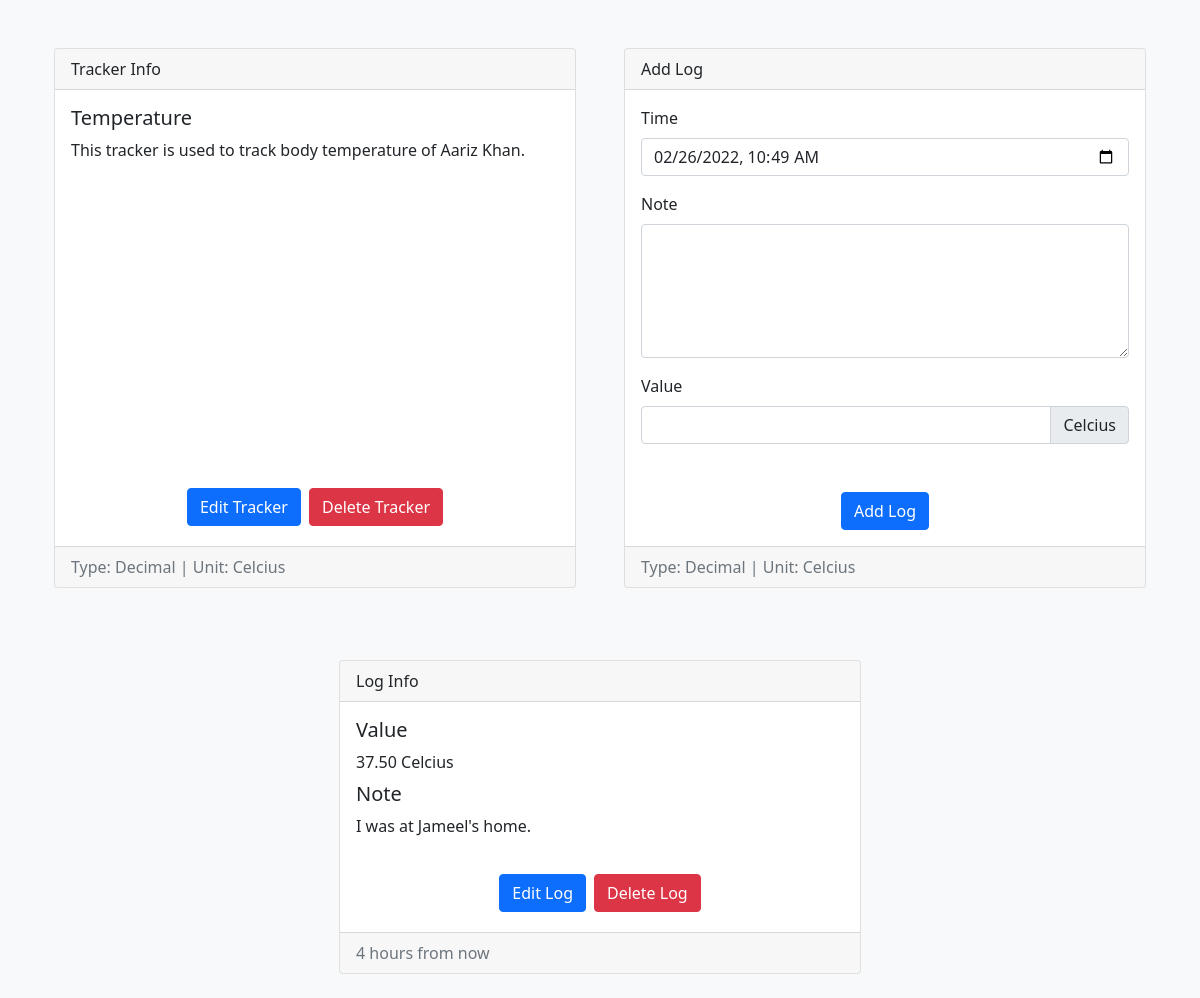
/trackers/view?id=10 (signed in), run on an earlier commit of the app's database.
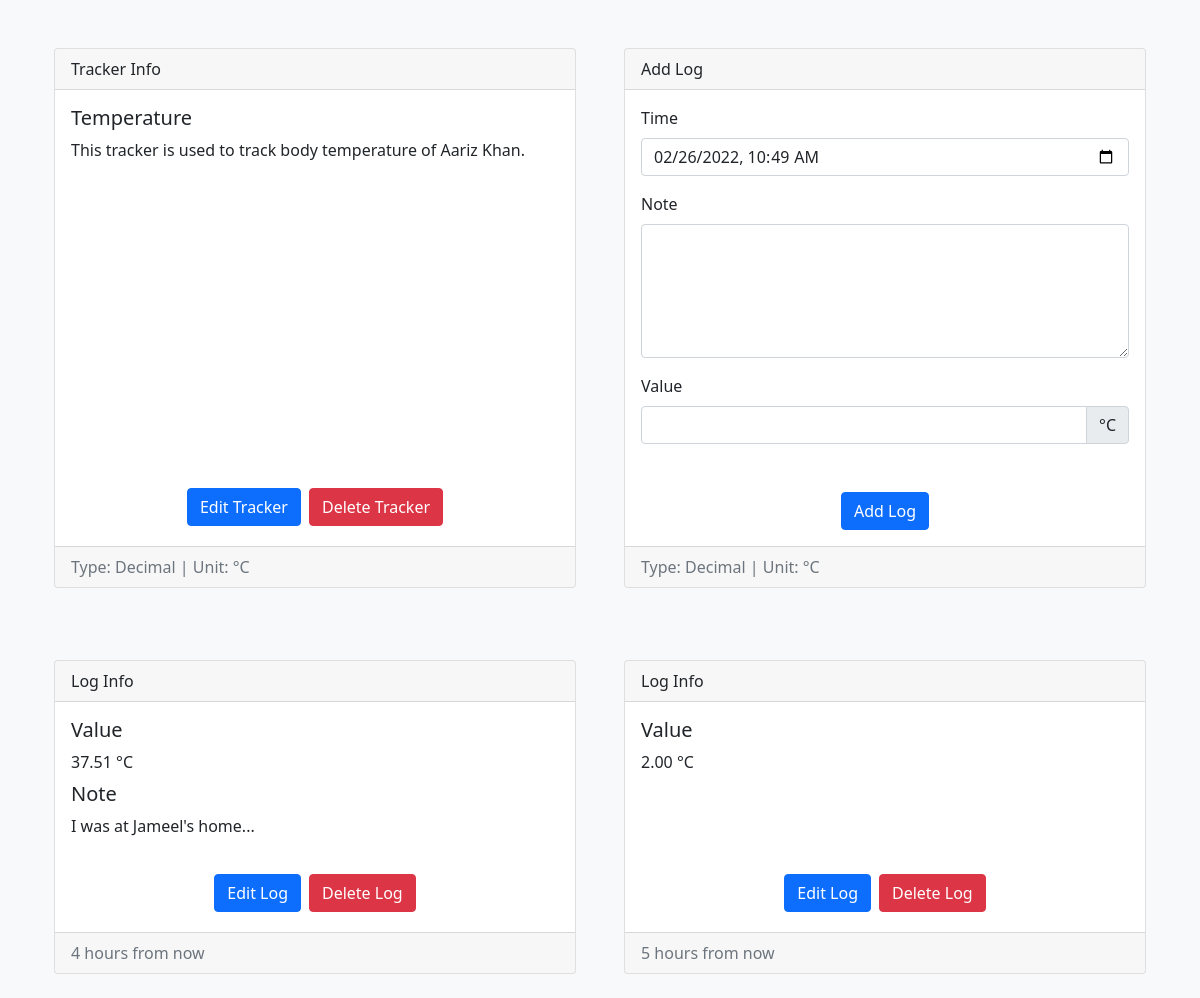
And on a later commit of the database.
### models/models.py (models this page shows)
class TrackerModel(db.Model):
    __tablename__ = "trackers"
    t_id = db.Column(db.Integer(), primary_key=True)
    t_name = db.Column(db.String(64), nullable=False)
    t_desc = db.Column(db.String(256))
    t_type = db.Column(db.Integer(), db.ForeignKey("tracker_types.tt_id", ondelete="CASCADE"), nullable=False)
    t_user = db.Column(db.Integer(), db.ForeignKey("users.id", ondelete="CASCADE"), nullable=False)
    t_type_name = db.relationship("TrackerTypes", uselist=False)
    t_unit = db.relationship("TrackerUnit", cascade="all, delete", uselist=False)
    t_options = db.relationship("TrackerOptions", cascade="all, delete")
    t_logs = db.relationship("TrackerLogs", cascade="all, delete")

class TrackerTypes(db.Model):
    __tablename__ = "tracker_types"
    tt_id = db.Column(db.Integer(), primary_key=True, autoincrement=True)
    tt_name = db.Column(db.String(64), unique=True, nullable=False)

class TrackerUnit(db.Model):
    __tablename__ = "tracker_unit"
    tu_id = db.Column(db.Integer(), primary_key=True, autoincrement=True)
    tu_name = db.Column(db.String(16), nullable=False)
    tu_tracker = db.Column(db.Integer(), db.ForeignKey("trackers.t_id", ondelete="CASCADE"), nullable=False)

class TrackerLogs(db.Model):
    __tablename__ = "tracker_logs"
    tl_id = db.Column(db.Integer(), primary_key=True, autoincrement=True)
    tl_time = db.Column(db.DateTime(), nullable=False)
    tl_note = db.Column(db.String(256))
    tl_tracker = db.Column(db.Integer(), db.ForeignKey("trackers.t_id", ondelete="CASCADE"), nullable=False)
    tl_vals = db.relationship("TrackerValues", cascade="all, delete")

class TrackerValues(db.Model):
    __tablename__ = "tracker_vals"
    tv_id = db.Column(db.Integer(), primary_key=True, autoincrement=True)
    tv_val = db.Column(db.Numeric(10, 2), nullable=False)
    tv_log = db.Column(db.Integer(), db.ForeignKey("tracker_logs.tl_id", ondelete="CASCADE"), nullable=False)

### views/views.py (the view, shortened to what this page needs)
@app.route("/trackers/view", methods=["GET", "POST"])
@login_required
def trackers_view():
    t_id = request.args.get("id", "")
    if not (t_id.isdigit()):
        flash("Invalid Tracker", "danger")
        return redirect("/trackers")
    t_id = int(t_id)
    tracker = TrackerModel.query.filter(TrackerModel.t_id == t_id, TrackerModel.t_user == current_user.id).first()
    if not tracker:
        flash("Invalid Tracker", "danger")
        return redirect("/trackers")
    options = {x.to_id: x.to_name for x in tracker.t_options}
    return render_template("trackers/view.html", user=current_user, tracker=tracker, options=options)

### auth/auth.py (called while the page is built)
@login.user_loader
def load_user(id):
    return UserModel.query.get(int(id))

### templates/filters/filters.py (called while the page is built)
@app.template_filter()
def pretty_datetime(datetime):
    return naturaltime(datetime)

### templates/trackers/view.html (shortened to what this page needs)
<!DOCTYPE html>
<html lang="en">
    <head>
        <link rel="stylesheet" href="{{ url_for('static', filename='css/bootstrap.min.css')}}">
        <link rel="stylesheet" href="{{ url_for('static', filename='css/fontawesome.all.min.css')}}">
        <link rel="stylesheet" href="{{ url_for('static', filename='css/tracker_view.css')}}">
    </head>
    <body class="bg-light">
        <div class="container">
            <div class="row equal bg-light mt-4">
                <div class="col-sm-12 col-md-12 col-lg-6 col-xl-6 d-flex justify-content-center p-4">
                    <div class="card flex-fill">
                        <div class="card-header">Tracker Info</div>
                        <div class="card-body">
                            <h5 class="card-title">{{ tracker.t_name }}</h5>
                            <p class="card-text">{{ tracker.t_desc }}</p>
                        </div>
                        <div class="card-body d-flex justify-content-center align-items-end">
                            <a href="/trackers/edit?id={{ tracker.t_id }}" class="btn btn-primary m-1">Edit Tracker</a>
                            <form action="" method="POST" style="display: inline;">
                                <button type="submit" class="btn btn-danger m-1">Delete Tracker</button>
                            </form>
                        </div>
                        <div class="card-footer text-muted">
                            <span>Type: {{ tracker.t_type_name.tt_name }}</span>
                            {% if tracker.t_type_name.tt_name == "Integer" or tracker.t_type_name.tt_name == "Decimal" %}
                            | <span>Unit: {{ tracker.t_unit.tu_name }}</span>
                            {% endif %}
                        </div>
                    </div>
                </div>
                <div class="col-sm-12 col-md-12 col-lg-6 col-xl-6 d-flex justify-content-center p-4">
                    <div class="card flex-fill">
                        <form action="" method="POST" style="width: 100%;">
                            <div class="card-header">Add Log</div>
                            <div class="card-body">
                                <div class="mb-3">
                                    <label for="tl_time" class="form-label">Time</label>
                                    <input type="datetime-local" class="form-control" id="tl_time" name="tl_time" required>
                                </div>
                                <div class="mb-3">
                                    <label for="tl_note" class="form-label">Note</label>
                                    <textarea rows="5" class="form-control" id="tl_note" name="tl_note" maxlength="256"></textarea>
                                </div>
                                {% if tracker.t_type_name.tt_name == "Boolean" %}
                                <label for="tl_val" class="form-label">Value</label>
                                <div class="mb-3">
                                    <select id="tl_val" name="tl_val" class="form-select" required>
                                        <option value="1" selected>Yes</option>
                                        <option value="0">No</option>
                                    </select>
                                </div>
                                {% elif tracker.t_type_name.tt_name == "Integer" %}
                                <label for="tl_val" class="form-label">Value</label>
                                <div class="input-group mb-3">
                                    <input type="number" step="1" id="tl_val" name="tl_val" class="form-control" aria-describedby="tl_unit" required>
                                    <span class="input-group-text" id="tl_unit">{{ tracker.t_unit.tu_name }}</span>
                                </div>
                                {% elif tracker.t_type_name.tt_name == "Decimal" %}
                                <label for="tl_val" class="form-label">Value</label>
                                <div class="input-group mb-3">
                                    <input type="number" step="0.01" id="tl_val" name="tl_val" class="form-control" aria-describedby="tl_unit" required>
                                    <span class="input-group-text" id="tl_unit">{{ tracker.t_unit.tu_name }}</span>
                                </div>
                                {% endif %}
                            </div>
                            <div class="card-body d-flex justify-content-center align-items-end">
                                <button type="submit" class="btn btn-primary">Add Log</button>
                            </div>
                            <div class="card-footer text-muted">
                                <span>Type: {{ tracker.t_type_name.tt_name }}</span>
                                {% if tracker.t_type_name.tt_name == "Integer" or tracker.t_type_name.tt_name == "Decimal" %}
                                | <span>Unit: {{ tracker.t_unit.tu_name }}</span>
                                {% endif %}
                            </div>
                        </form>
                    </div>
                </div>
            </div>
        </div>
        <div class="container">
            <div class="row equal d-flex justify-content-center bg-light mt-4">
                {% for log in tracker.t_logs %}
                <div class="col-sm-12 col-md-12 col-lg-6 col-xl-6 d-flex justify-content-center p-4">
                    <div class="card flex-fill">
                        <div class="card-header">Log Info</div>
                        <div class="card-body">
                            <h5 class="card-title">
                                {% if tracker.t_type_name.tt_name == "Multi Select" %}
                                Values
                                {% else %}
                                Value
                                {% endif %}
                            </h5>
                            <div class="card-text">
                                {% for val in log.tl_vals %}
                                <div>
                                    {% if tracker.t_type_name.tt_name == "Boolean" %}
                                        {% if val.tv_val | int == 1 %}
                                        Yes
                                        {% elif val.tv_val | int == 0 %}
                                        No
                                        {% endif %}
                                    {% elif tracker.t_type_name.tt_name == "Integer" %}
                                        {{ val.tv_val | int }} {{ tracker.t_unit.tu_name }}
                                    {% elif tracker.t_type_name.tt_name == "Decimal" %}
                                        {{ val.tv_val | round(2) }} {{ tracker.t_unit.tu_name }}
                                    {% elif tracker.t_type_name.tt_name == "Duration" %}
                                        Hours: {{ val.tv_val // 3600 }} | Minutes: {{ (val.tv_val % 3600) // 60 }} | Seconds: {{ (val.tv_val % 60) | int }}
                                    {% elif tracker.t_type_name.tt_name == "Single Select" %}
                                        {{ options[val.tv_val | int] }}
                                    {% elif tracker.t_type_name.tt_name == "Multi Select" %}
                                        {{ options[val.tv_val | int] }}
                                    {% endif %}
                                </div>
                                {% endfor %}
                            </div>
                            {% if log.tl_note | length > 0 %}
                            <h5 class="card-title pt-2">Note</h5>
                            <div class="card-text">{{ log.tl_note }}</div>
                            {% endif %}
                        </div>
                        <div class="card-body d-flex justify-content-center align-items-end">
                            <a href="/trackers/log/edit?tid={{ tracker.t_id }}&lid={{ log.tl_id }}" class="btn btn-primary m-1">Edit Log</a>
                            <form action="" method="POST" style="display: inline;">
                                <button type="submit" class="btn btn-danger m-1">Delete Log</button>
                            </form>
                        </div>
                        <div class="card-footer text-muted">
                            {{ log.tl_time | pretty_datetime }}
                        </div>
                    </div>
                </div>
                {% endfor %}
            </div>
        </div>
    </body>
</html>

### static/css/tracker_view.css (style rules this page uses)
.card { transition: transform 0.2s ease; }

What changed in the data, as far as the page shows it:
changed TrackerUnit: t_unit.tu_name "Celcius" → "°C"
changed TrackerLogs: tl_note "I was at Jameel's home." → "I was at Jameel's home..."
changed TrackerValues (number 1 of 2 on the later page): tv_val "37.50" → "37.51"
added TrackerLogs: tl_time|pretty_datetime "5 hours from now"
added TrackerValues: tv_val "2.00", {{ tracker.t_unit.tu_name }} "°C", shown under "5 hours from now"
